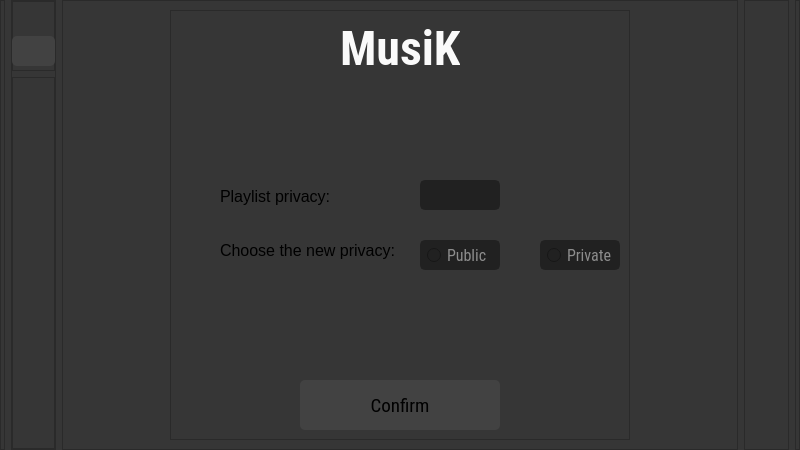
<?xml version="1.0" encoding="UTF-8"?>
<ui version="4.0">
 <class>Dialog</class>
 <widget class="QDialog" name="Dialog">
  <property name="geometry">
   <rect>
    <x>0</x>
    <y>0</y>
    <width>800</width>
    <height>450</height>
   </rect>
  </property>
  <property name="minimumSize">
   <size>
    <width>800</width>
    <height>450</height>
   </size>
  </property>
  <property name="windowTitle">
   <string>Musik</string>
  </property>
  <property name="styleSheet">
   <string notr="true">background-color: rgb(54, 54, 54);</string>
  </property>
  <layout class="QHBoxLayout" name="horizontalLayout">
   <property name="leftMargin">
    <number>0</number>
   </property>
   <property name="topMargin">
    <number>0</number>
   </property>
   <property name="rightMargin">
    <number>0</number>
   </property>
   <property name="bottomMargin">
    <number>0</number>
   </property>
   <item>
    <widget class="QFrame" name="frame">
     <property name="maximumSize">
      <size>
       <width>5</width>
       <height>16777215</height>
      </size>
     </property>
     <property name="frameShape">
      <enum>QFrame::StyledPanel</enum>
     </property>
     <property name="frameShadow">
      <enum>QFrame::Raised</enum>
     </property>
    </widget>
   </item>
   <item>
    <widget class="QFrame" name="frame_5">
     <property name="maximumSize">
      <size>
       <width>45</width>
       <height>16777215</height>
      </size>
     </property>
     <property name="frameShape">
      <enum>QFrame::StyledPanel</enum>
     </property>
     <property name="frameShadow">
      <enum>QFrame::Raised</enum>
     </property>
     <layout class="QVBoxLayout" name="verticalLayout">
      <property name="leftMargin">
       <number>0</number>
      </property>
      <property name="topMargin">
       <number>0</number>
      </property>
      <property name="rightMargin">
       <number>0</number>
      </property>
      <property name="bottomMargin">
       <number>0</number>
      </property>
      <item>
       <widget class="QFrame" name="frame_7">
        <property name="maximumSize">
         <size>
          <width>45</width>
          <height>70</height>
         </size>
        </property>
        <property name="frameShape">
         <enum>QFrame::StyledPanel</enum>
        </property>
        <property name="frameShadow">
         <enum>QFrame::Raised</enum>
        </property>
        <widget class="QPushButton" name="back">
         <property name="geometry">
          <rect>
           <x>0</x>
           <y>35</y>
           <width>43</width>
           <height>30</height>
          </rect>
         </property>
         <property name="styleSheet">
          <string notr="true">background-image: url(&quot;:/newPrefix/back.png&quot;);
background-repeat: no-repeat;
background-position: center;
border-radius:5px;
background-color: rgb(66, 66, 66);</string>
         </property>
         <property name="text">
          <string/>
         </property>
        </widget>
       </widget>
      </item>
      <item>
       <widget class="QFrame" name="frame_8">
        <property name="frameShape">
         <enum>QFrame::StyledPanel</enum>
        </property>
        <property name="frameShadow">
         <enum>QFrame::Raised</enum>
        </property>
       </widget>
      </item>
     </layout>
    </widget>
   </item>
   <item>
    <widget class="QFrame" name="frame_2">
     <property name="frameShape">
      <enum>QFrame::StyledPanel</enum>
     </property>
     <property name="frameShadow">
      <enum>QFrame::Raised</enum>
     </property>
     <layout class="QHBoxLayout" name="horizontalLayout_2">
      <item>
       <widget class="QFrame" name="frame_4">
        <property name="maximumSize">
         <size>
          <width>460</width>
          <height>460</height>
         </size>
        </property>
        <property name="styleSheet">
         <string notr="true">background-color: rgb(54, 54, 54);</string>
        </property>
        <property name="frameShape">
         <enum>QFrame::StyledPanel</enum>
        </property>
        <property name="frameShadow">
         <enum>QFrame::Raised</enum>
        </property>
        <widget class="QLabel" name="label_2">
         <property name="geometry">
          <rect>
           <x>170</x>
           <y>10</y>
           <width>120</width>
           <height>58</height>
          </rect>
         </property>
         <property name="font">
          <font>
           <family>Roboto Condensed</family>
           <pointsize>60</pointsize>
           <weight>75</weight>
           <bold>true</bold>
          </font>
         </property>
         <property name="text">
          <string>&lt;html&gt;&lt;head/&gt;&lt;body&gt;&lt;p&gt;&lt;span style=&quot; font-size:36pt; color:#fafafa;&quot;&gt;MusiK&lt;/span&gt;&lt;/p&gt;&lt;/body&gt;&lt;/html&gt;</string>
         </property>
        </widget>
        <widget class="QPushButton" name="confirm">
         <property name="geometry">
          <rect>
           <x>130</x>
           <y>370</y>
           <width>200</width>
           <height>50</height>
          </rect>
         </property>
         <property name="font">
          <font>
           <family>Roboto Condensed</family>
           <pointsize>14</pointsize>
          </font>
         </property>
         <property name="styleSheet">
          <string notr="true">QPushButton{
border-radius:5px;
background-color: rgb(66, 66, 66);
}
QPushButton:pressed{
background-color:rgb(33, 33, 33);
color:rgb(250, 250, 250);
}</string>
         </property>
         <property name="text">
          <string>Confirm</string>
         </property>
        </widget>
        <widget class="QLabel" name="label_3">
         <property name="geometry">
          <rect>
           <x>50</x>
           <y>176</y>
           <width>121</width>
           <height>21</height>
          </rect>
         </property>
         <property name="font">
          <font>
           <pointsize>6</pointsize>
          </font>
         </property>
         <property name="text">
          <string>&lt;html&gt;&lt;head/&gt;&lt;body&gt;&lt;p&gt;&lt;span style=&quot; font-size:12pt;&quot;&gt;Playlist privacy:&lt;/span&gt;&lt;/p&gt;&lt;/body&gt;&lt;/html&gt;</string>
         </property>
        </widget>
        <widget class="QLabel" name="error">
         <property name="geometry">
          <rect>
           <x>120</x>
           <y>350</y>
           <width>201</width>
           <height>16</height>
          </rect>
         </property>
         <property name="styleSheet">
          <string notr="true">color: rgb(213, 0, 0);</string>
         </property>
         <property name="text">
          <string/>
         </property>
        </widget>
        <widget class="QRadioButton" name="private_2">
         <property name="geometry">
          <rect>
           <x>370</x>
           <y>230</y>
           <width>80</width>
           <height>30</height>
          </rect>
         </property>
         <property name="font">
          <font>
           <family>Roboto Condensed</family>
           <pointsize>12</pointsize>
          </font>
         </property>
         <property name="styleSheet">
          <string notr="true">border:2px solid rgb(33, 33, 33);
  border-radius:5px;
  padding:5px;
 background-color: rgb(33, 33, 33);
  color:rgb(141, 141, 141);</string>
         </property>
         <property name="text">
          <string>Private</string>
         </property>
        </widget>
        <widget class="QRadioButton" name="public_2">
         <property name="geometry">
          <rect>
           <x>250</x>
           <y>230</y>
           <width>80</width>
           <height>30</height>
          </rect>
         </property>
         <property name="font">
          <font>
           <family>Roboto Condensed</family>
           <pointsize>12</pointsize>
          </font>
         </property>
         <property name="styleSheet">
          <string notr="true">border:2px solid rgb(33, 33, 33);
  border-radius:5px;
  padding:5px;
 background-color: rgb(33, 33, 33);
  color:rgb(141, 141, 141);</string>
         </property>
         <property name="text">
          <string>Public</string>
         </property>
        </widget>
        <widget class="QLabel" name="label_6">
         <property name="geometry">
          <rect>
           <x>50</x>
           <y>230</y>
           <width>181</width>
           <height>21</height>
          </rect>
         </property>
         <property name="font">
          <font>
           <pointsize>6</pointsize>
          </font>
         </property>
         <property name="text">
          <string>&lt;html&gt;&lt;head/&gt;&lt;body&gt;&lt;p&gt;&lt;span style=&quot; font-size:12pt;&quot;&gt;Choose the new privacy:&lt;/span&gt;&lt;/p&gt;&lt;/body&gt;&lt;/html&gt;</string>
         </property>
        </widget>
        <widget class="QLabel" name="oldPrivacy">
         <property name="geometry">
          <rect>
           <x>250</x>
           <y>170</y>
           <width>80</width>
           <height>30</height>
          </rect>
         </property>
         <property name="font">
          <font>
           <family>Roboto Condensed</family>
           <pointsize>12</pointsize>
          </font>
         </property>
         <property name="styleSheet">
          <string notr="true">border:2px solid rgb(33, 33, 33);
  border-radius:5px;
  padding:5px;
 background-color: rgb(33, 33, 33);
  color:rgb(141, 141, 141);</string>
         </property>
         <property name="text">
          <string/>
         </property>
        </widget>
       </widget>
      </item>
     </layout>
    </widget>
   </item>
   <item>
    <widget class="QFrame" name="frame_6">
     <property name="maximumSize">
      <size>
       <width>45</width>
       <height>16777215</height>
      </size>
     </property>
     <property name="frameShape">
      <enum>QFrame::StyledPanel</enum>
     </property>
     <property name="frameShadow">
      <enum>QFrame::Raised</enum>
     </property>
    </widget>
   </item>
   <item>
    <widget class="QFrame" name="frame_3">
     <property name="maximumSize">
      <size>
       <width>5</width>
       <height>16777215</height>
      </size>
     </property>
     <property name="frameShape">
      <enum>QFrame::StyledPanel</enum>
     </property>
     <property name="frameShadow">
      <enum>QFrame::Raised</enum>
     </property>
    </widget>
   </item>
  </layout>
 </widget>
 <resources/>
 <connections/>
</ui>
